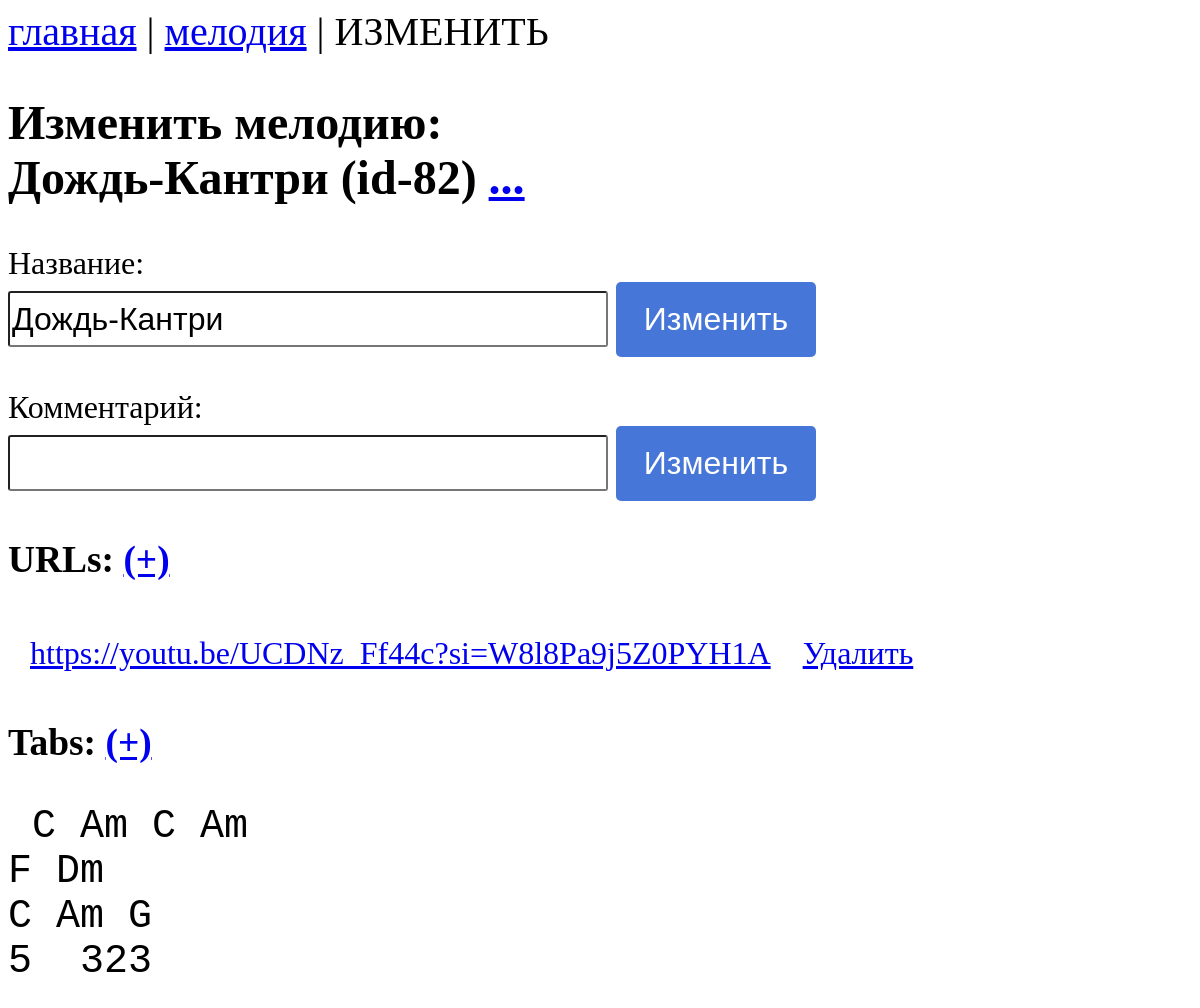
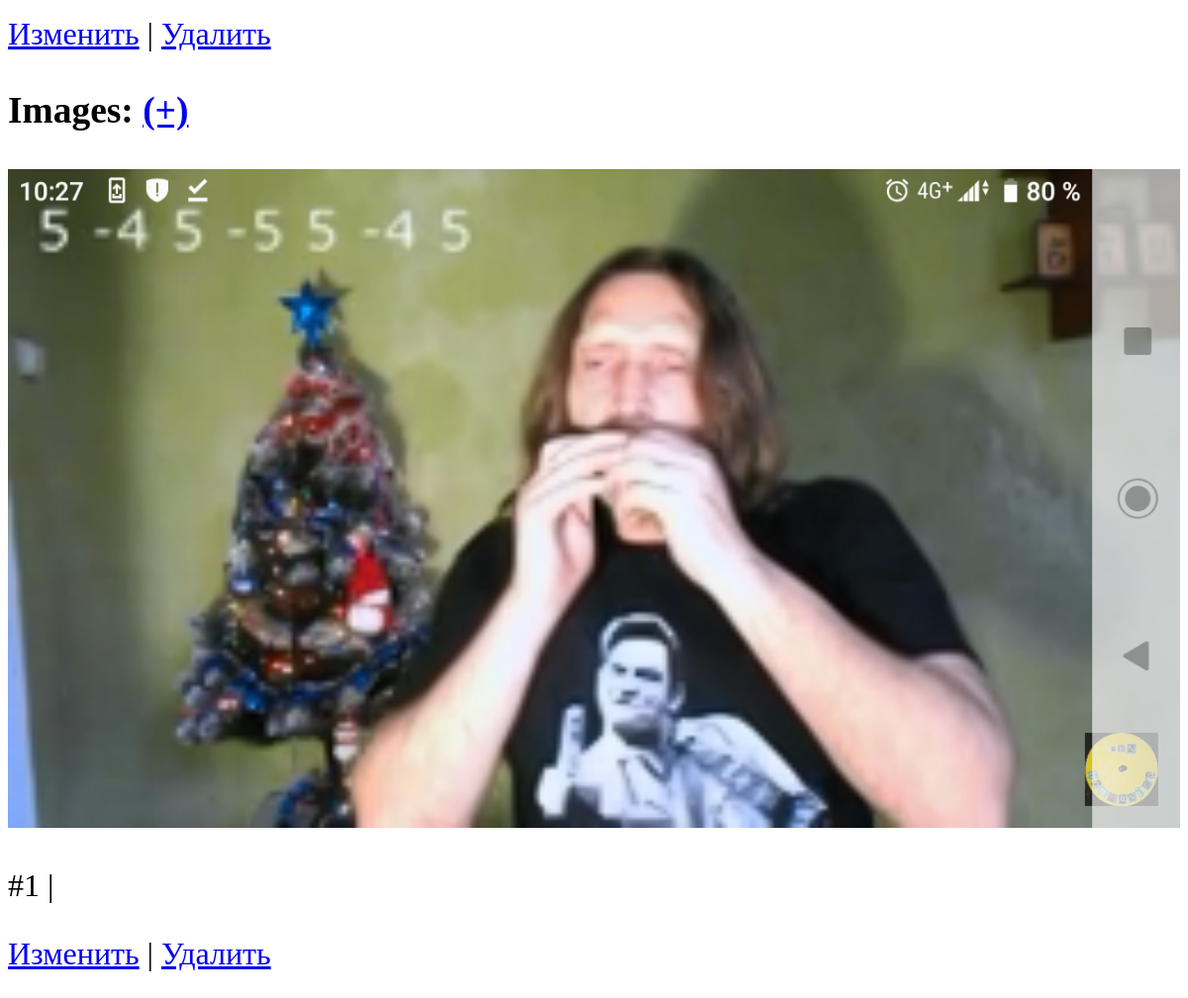
The app's page /edit_melody/82/ with its own data (2 pictures, top to bottom).
### app/models.py (models this page shows)
class Melody(models.Model):
    name = models.CharField(max_length=200, unique=True)
    type = models.CharField(max_length=20, null=True, blank=True)
    date = models.DateTimeField()
    comment = models.CharField(max_length=200, blank=True)

class URL(models.Model):
    melody = models.ForeignKey(Melody, on_delete=models.CASCADE)
    url = models.URLField(blank=True)

class Tab(models.Model):
    melody = models.ForeignKey(Melody, on_delete=models.CASCADE)
    tab = models.TextField(null=True, blank=True)

class Image(models.Model):
    melody = models.ForeignKey(Melody, on_delete=models.CASCADE)
    path = models.ImageField(upload_to='images', null=True, blank=True)
    order_num = models.IntegerField(default=1)
    image_comment = models.CharField(max_length=200, blank=True)

### app/views.py (the view)
# urls.py: path('edit_melody/<int:id>/', views.edit_melody),
def edit_melody(request, id):
    try:
        melody = Melody.objects.get(id=id)
        urls = URL.objects.filter(melody_id=id)
        images = Image.objects.filter(melody_id=id).order_by("order_num")
        tabs = Tab.objects.filter(melody_id=id)
        if request.method == "POST":
            melody.name = request.POST.get("melody_name")
            melody.comment = request.POST.get("melody_comment")
            melody.save()
            return HttpResponseRedirect(f"/edit_melody/{id}")
        else:
            return render(request, "edit_melody.html", {"melody": melody, "urls": urls, "tabs": tabs, "images": images})
    except Tab.DoesNotExist:
        return HttpResponseNotFound("<h2>Melody not found</h2>")

### app/templates/edit_melody.html (shortened to what this page needs)
{% extends "base.html" %}
    {% block menu %} <a href="../../">главная</a> | <a href="../../show_melody/{{melody.id}}">мелодия</a> | ИЗМЕНИТЬ {% endblock menu %}
    {% block header %}
        Изменить мелодию: <br />
        {{melody.name}} (id-{{melody.id}}) <a href="../../show_melody/{{melody.id}}">...</a> {% endblock header %}
    {% block content %}
        <form method="POST">
            <p>
                <div class="form-name-comment">
                    <label >Название:</label><br>
                    <input type="text" name="melody_name" value="{{melody.name}}" />
                    <button type="submit">Изменить</button>
                </div>
            </p>
            <p>
                <div class="form-name-comment">
                    <label>Комментарий:</label><br>
                    <input type="text" name="melody_comment" value="{{melody.comment}}" />
                    <button type="submit">Изменить</button>
                </div>
            </p>
        </form>
        <h3> URLs: <a href="../../add_url/{{melody.id}}">(+)</a> </h3>
        <table>
            <thead><th></th><th></th><th></th></thead>
            {% for url in urls %}
                <tr>
                    <td><a href="{{url.url}}">{{ url.url }}</a></td>
                    <td><a href="../../delete_url/{{url.melody_id}}/{{url.id}}">Удалить</a></td>
                </tr>
            {% endfor %}
        </table>
        <h3> Tabs: <a href="../../add_tab/{{melody.id}}">(+)</a> </h3>
        {% for t in tabs %}
        <pre> {{t.tab}} </pre>
        <a href="../../edit_tab/{{t.melody_id}}/{{t.id}}">Изменить</a> | <a href="../../delete_tab/{{t.melody_id}}/{{t.id}}">Удалить</a>
        {% endfor %}
        <h3> Images: <a href="../../add_image/{{melody.id}}">(+)</a> </h3>
        {% for i in images %}
            <img src=/media/{{i.path}} alt="no image" style="max-widht:700px">
            <p>#{{i.order_num}} | {{i.image_comment}}</p>
            <p><a href="../../edit_image/{{melody.id}}/{{i.id}}">Изменить</a> | <a href="../../delete_image/{{i.melody_id}}/{{i.id}}">Удалить</a></p>
        {% endfor %}
    {% endblock content %}

### app/templates/base.html (style rules this page uses)
html * { max-height:999999px; }
body { font-size: 32px; }
pre { font-size: 40px; }
td { padding: 10px; padding-left: 20px; }
img { max-width:100%; }
.form-name-comment { margin: 20px 0; font-size: 32px; }
.form-name-comment input { width:50%;height: 50px;border-radius:3px; font-size: 32px; }
.form-name-comment button { appearance: none; border: 0; border-radius: 5px; background: #4676D7; color: #fff; width: 200px; height: 75px; font-size: 32px; }

### records on screen
Melody: name "Дождь-Кантри", id "82", melody_name "Дождь-Кантри"
URL: url "https://youtu.be/UCDNz_Ff44c?si=W8l8Pa9j5Z0PYH1A"
Tab: tab "C Am C Am F Dm C Am G 5 323"
Image: path (picture), order_num "1"
